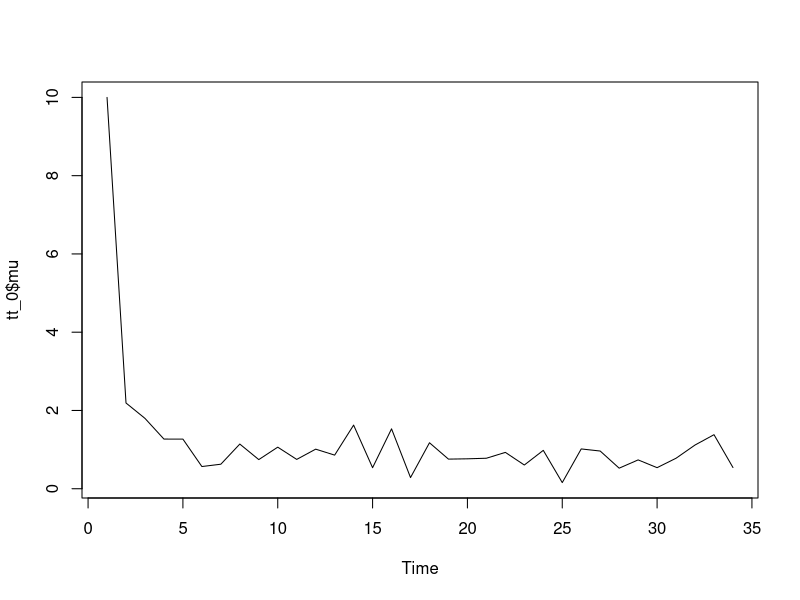
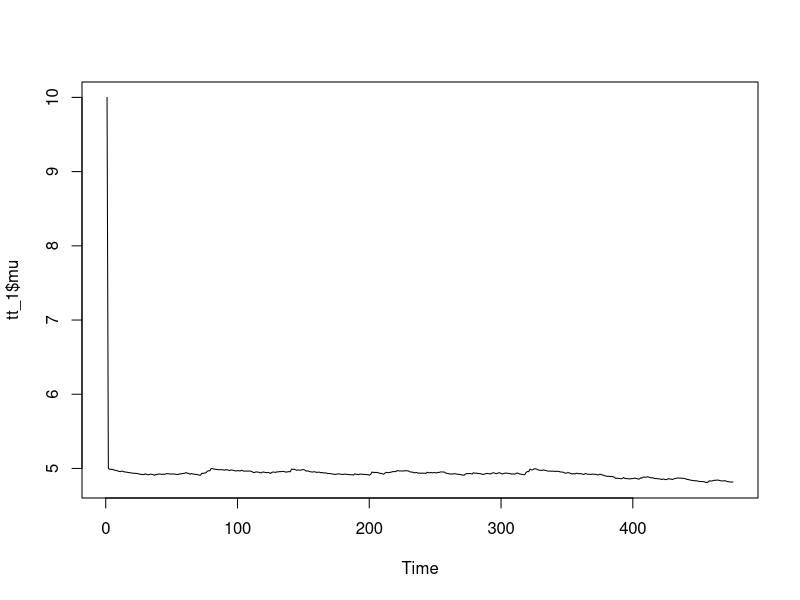
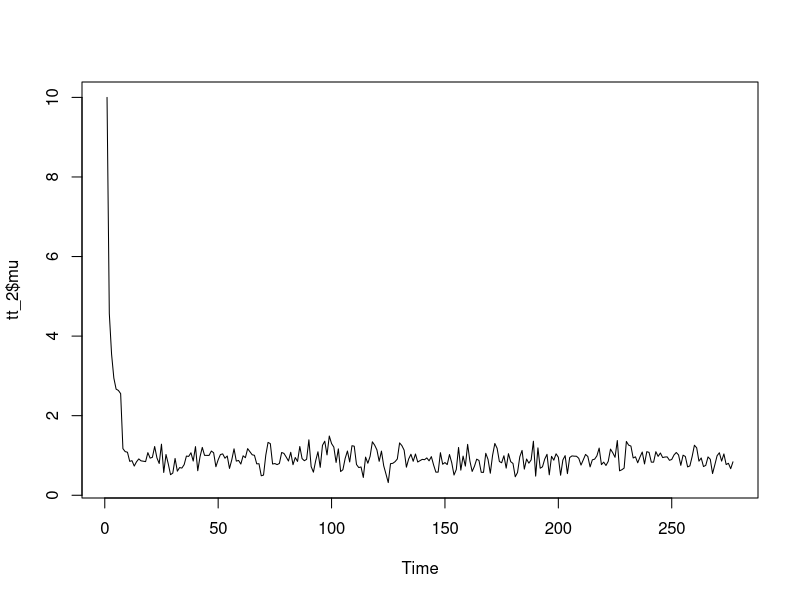
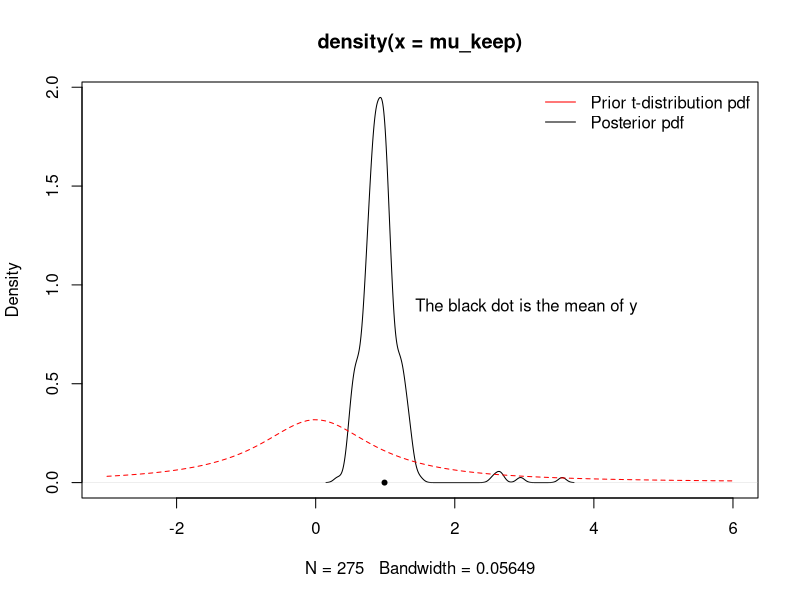
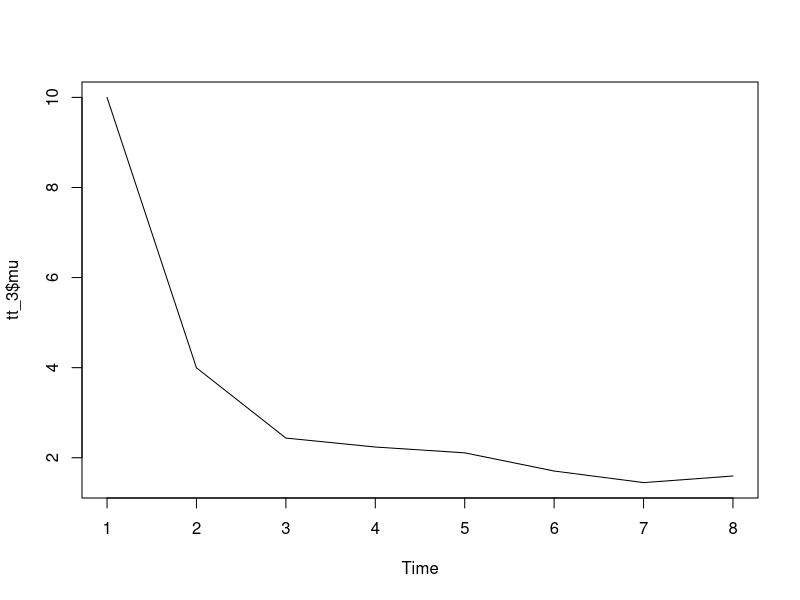

Here is the R script that generated these plots, in order:
## ---- chunk 1
lg=function(mu, n, ybar)
{ mu2=mu^2
  n*(ybar*mu-mu2/2)-log(1+mu2)}

mu_now=10
cand_sd=5
y=c(1.2,1.4,-0.5,0.3,0.9,2.3,1.0,0.1,1.3,1.9)
ybar=mean(y)
m=1000
n=length(y)
mu_storage<-c()
mu_storage<-c(mu_storage,mu_now)
acceptance_count=0

mh<-function(mu_now,type_MH,cand_sd)
{
  
for (i in 1:m)
{
  if (type_MH=="randomwalk")  # random walk, as mean is updated with mu_now
  {
  mu_cand = rnorm(n=1, mean=mu_now, sd=cand_sd)
  }
  else
  {
    if(type_MH=="independent")  # independent, as mean is fixed
    {mu_cand = rnorm(n=1, mean=3, sd=cand_sd)}
    else
    {print("woring type of MH")
     break
    }
  }
  
  lg_alpha=lg(mu_cand,n=n,ybar = ybar)-lg(mu_now,n=n,ybar=ybar)
  alpha=exp(lg_alpha)
  if(alpha>1)
    {mu_now=mu_cand
    mu_storage<-c(mu_storage,mu_cand)
    acceptance_count=acceptance_count+1}
  else
    {random_p=runif(1)
    if(alpha>random_p)
      {mu_now=mu_cand
      acceptance_count=acceptance_count+1}
    else
      {mu_now=mu_now}
    }
}
#return the following
list(mu=mu_storage,accpt=acceptance_count/m)
}

tt_0<-mh(mu_now=5,type_MH="randomwalk",cand_sd=10)
plot.ts(tt_0$mu)
tt_0$accpt

tt_1<-mh(mu_now=5,type_MH="randomwalk",cand_sd=0.005)
plot.ts(tt_1$mu)
tt_1$accpt

tt_2<-mh(mu_now=5,type_MH="randomwalk",cand_sd=0.5)
plot.ts(tt_2$mu)
tt_2$accpt
## ---- chunk 2
mu_keep<-tt_2$mu[-c(1:2)]
plot(density(mu_keep),xlim=c(-3,6))
curve(dt(x,df=1),lty=2,add = TRUE,col="red")
legend("topright",legend=c("Prior t-distribution pdf", "Posterior pdf"), col=c("red","black"), lty=1, bty="n")
points(ybar,0,pch=20)
legend(1,1, legend="The black dot is the mean of y",bty="n")
## ---- chunk 3
tt_3<-mh(mu_now=5,type_MH="independent",cand_sd=0.5)
plot.ts(tt_3$mu)
tt_3$accpt

#tt_4<-mh(mu_now=5,type_MH="hello",cand_sd=0.5)
#tt_4
